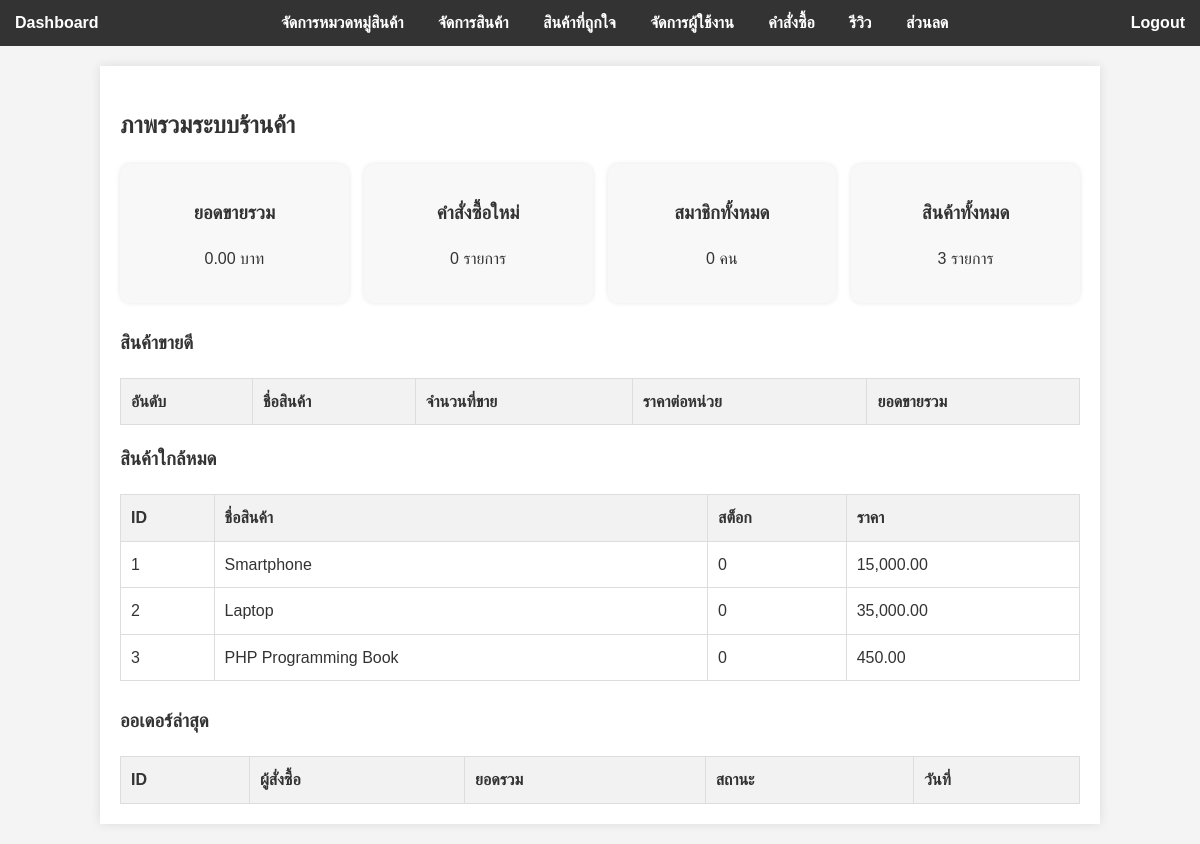
The page /admin/index.php (signed in) on the database its author committed.
### tables this page shows
CREATE TABLE `products` (
  `id` INT AUTO_INCREMENT PRIMARY KEY,
  `category_id` INT NOT NULL,
  `name` VARCHAR(255) NOT NULL,
  `description` TEXT,
  `price` DECIMAL(10, 2) NOT NULL,
  `image_url` VARCHAR(255) DEFAULT 'images/no_photo.png',
  FOREIGN KEY (`category_id`) REFERENCES `categories`(`id`)
    ON DELETE CASCADE ON UPDATE CASCADE
);

### admin/index.php (the view, shortened to what this page needs)
<?php
include 'auth.php';
$total_sales = mysqli_fetch_assoc(mysqli_query($db, "SELECT SUM(total_price) AS total_sales FROM orders WHERE status = 'Shipped'"))['total_sales'] ?? 0;
$new_orders = mysqli_fetch_assoc(mysqli_query($db, "SELECT COUNT(id) AS count_new FROM orders WHERE status = 'Pending'"))['count_new'] ?? 0;
$total_users = mysqli_fetch_assoc(mysqli_query($db, "SELECT COUNT(id) AS total_users FROM users"))['total_users'] ?? 0;
$total_products = mysqli_fetch_assoc(mysqli_query($db, "SELECT COUNT(id) AS total_products FROM products"))['total_products'] ?? 0;
$low_stock_result = mysqli_query($db, "
    SELECT id, name, stock, price
    FROM products
    WHERE stock < 10
    ORDER BY stock ASC
    LIMIT 10
");
?>
<!DOCTYPE html>
<html lang="th">
<head>
    <link rel="stylesheet" href="../style.css">
</head>
<body>
    <?php include 'admin_nav.php'; ?>
    <div class="container">
        <h2>ภาพรวมระบบร้านค้า</h2>
        <div class="stats">
            <div class="card">
                <h3>ยอดขายรวม</h3>
                <p><?= number_format($total_sales, 2); ?> บาท</p>
            </div>
            <div class="card">
                <h3>คำสั่งซื้อใหม่</h3>
                <p><?= $new_orders; ?> รายการ</p>
            </div>
            <div class="card">
                <h3>สมาชิกทั้งหมด</h3>
                <p><?= $total_users; ?> คน</p>
            </div>
            <div class="card">
                <h3>สินค้าทั้งหมด</h3>
                <p><?= $total_products; ?> รายการ</p>
            </div>
        </div>
        <h3 style="margin-top:25px;">สินค้าขายดี</h3>
        <table>
            <thead>
                <tr>
                    <th>อันดับ</th>
                    <th>ชื่อสินค้า</th>
                    <th>จำนวนที่ขาย</th>
                    <th>ราคาต่อหน่วย</th>
                    <th>ยอดขายรวม</th>
                </tr>
            </thead>
        </table>
        <h3>สินค้าใกล้หมด</h3>
        <table>
            <thead>
                <tr>
                    <th>ID</th>
                    <th>ชื่อสินค้า</th>
                    <th>สต็อก</th>
                    <th>ราคา</th>
                </tr>
            </thead>
            <tbody>
                <?php while ($p = mysqli_fetch_assoc($low_stock_result)): ?>
                    <tr>
                        <td><?= $p['id']; ?></td>
                        <td><?= htmlspecialchars($p['name']); ?></td>
                        <td><?= $p['stock']; ?></td>
                        <td><?= number_format($p['price'], 2); ?></td>
                    </tr>
                <?php endwhile; ?>
            </tbody>
        </table>
        <h3 style="margin-top:25px;">ออเดอร์ล่าสุด</h3>
        <table>
            <thead>
                <tr>
                    <th>ID</th>
                    <th>ผู้สั่งซื้อ</th>
                    <th>ยอดรวม</th>
                    <th>สถานะ</th>
                    <th>วันที่</th>
                </tr>
            </thead>
        </table>
    </div>
</body>
</html>

### style.css (style rules this page uses)
body { font-family: Arial, sans-serif; background-color: #f4f4f4; color: #333; line-height: 1.6; margin: 0; }
.container { width: 80%; margin: 20px auto; background: #fff; padding: 20px; box-shadow: 0 0 10px rgba(0, 0, 0, 0.1); }
table { width: 100%; border-collapse: collapse; margin-top: 20px; }
th, td { border: 1px solid #ddd; padding: 10px; text-align: left; }
th { background-color: #f2f2f2; }
.stats { display: grid; grid-template-columns: repeat(4, 1fr); gap: 15px; margin-bottom: 25px; }
.card { background: #f8f8f8; padding: 15px; border-radius: 10px; box-shadow: 0 0 5px rgba(0, 0, 0, 0.1); text-align: center; }

### rows shown on the page
products: id "1", name "Smartphone", stock "0", price "15,000.00"
products: id "2", name "Laptop", stock "0", price "35,000.00"
products: id "3", name "PHP Programming Book", stock "0", price "450.00"

### other values the page prints
$total_sales "0.00"
$new_orders "0"
$total_users "0"
$total_products "3"
